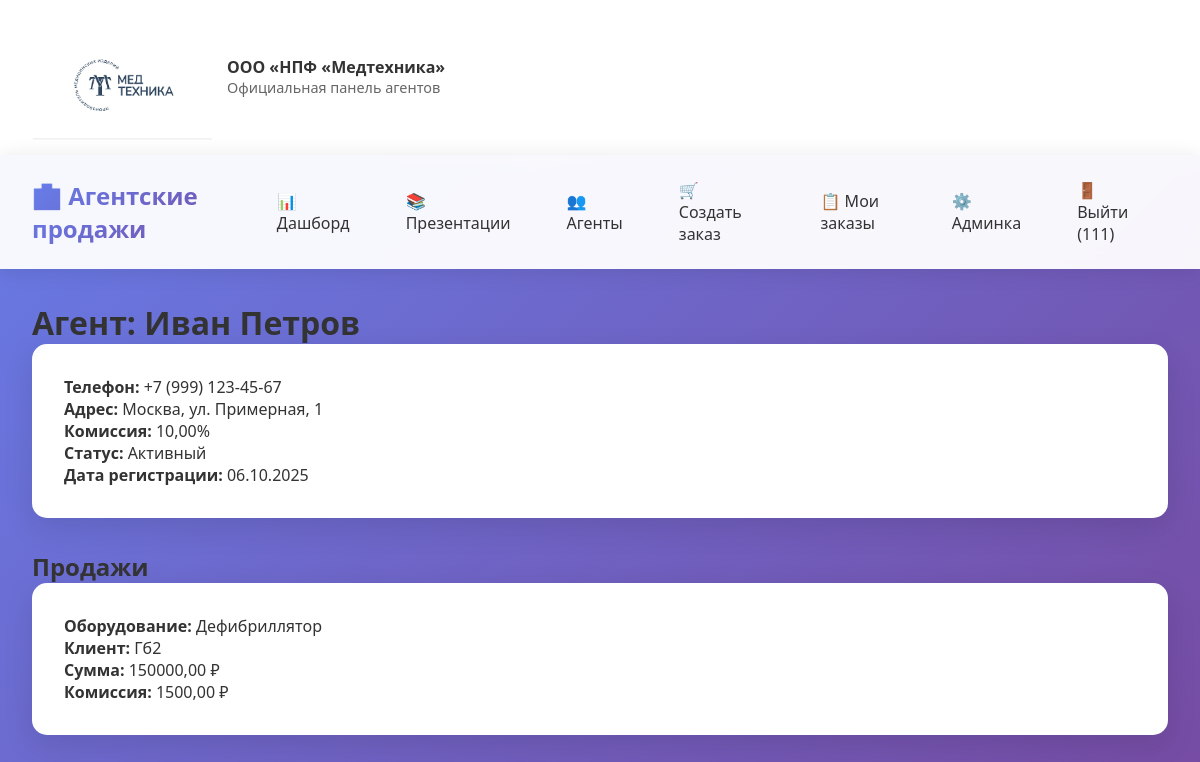
Page /agents/1/ (signed in) on the committed database.
### agents/models.py (models this page shows, shortened)
class Agent(models.Model):
    AGENT_STATUS = [
        ('active', 'Активный'),
        ('inactive', 'Неактивный'),
        ('suspended', 'Приостановлен'),
    ]
    user = models.OneToOneField(User, on_delete=models.CASCADE)
    phone = models.CharField(max_length=20, verbose_name='Телефон')
    address = models.TextField(verbose_name='Адрес')
    commission_rate = models.DecimalField(
        max_digits=5,
        decimal_places=2,
        default=10.00,
        verbose_name='Процент комиссии'
    )
    status = models.CharField(
        max_length=10,
        choices=AGENT_STATUS,
        default='active',
        verbose_name='Статус'
    )
    registration_date = models.DateTimeField(default=timezone.now)
    notes = models.TextField(blank=True, verbose_name='Заметки')
    class Meta:
        verbose_name = 'Агент'
        verbose_name_plural = 'Агенты'

class Sale(models.Model):
    agent = models.ForeignKey(Agent, on_delete=models.CASCADE, verbose_name='Агент')
    product = models.ForeignKey(Product, on_delete=models.CASCADE, verbose_name='Оборудование')
    sale_date = models.DateTimeField(default=timezone.now, verbose_name='Дата продажи')
    quantity = models.IntegerField(default=1, verbose_name='Количество')
    total_amount = models.DecimalField(max_digits=10, decimal_places=2, verbose_name='Общая сумма')
    commission = models.DecimalField(max_digits=10, decimal_places=2, verbose_name='Комиссия')
    client_name = models.CharField(max_length=200, verbose_name='Клиент')
    client_contact = models.CharField(max_length=200, verbose_name='Контакты клиента')
    class Meta:
        verbose_name = 'Продажа'
        verbose_name_plural = 'Продажи'

class Product(models.Model):
    name = models.CharField(max_length=200, verbose_name='Название оборудования')
    category = models.CharField(max_length=100, verbose_name='Категория')
    price = models.DecimalField(max_digits=10, decimal_places=2, verbose_name='Цена')
    description = models.TextField(verbose_name='Описание')
    is_active = models.BooleanField(default=True, verbose_name='Активно')
    class Meta:
        verbose_name = 'Оборудование'
        verbose_name_plural = 'Оборудование'

### agents/views.py (the view)
# urls.py: path('<int:agent_id>/', views.agent_detail, name='agent_detail'),
@login_required
def agent_detail(request, agent_id):
    if not request.user.is_staff:
        return redirect('dashboard')
    agent = get_object_or_404(Agent, id=agent_id)
    sales = Sale.objects.filter(agent=agent)
    context = {
        'agent': agent,
        'sales': sales,
        'total_sales': sales.aggregate(Sum('total_amount'))['total_amount__sum'] or 0,
        'total_commission': sales.aggregate(Sum('commission'))['commission__sum'] or 0,
    }
    return render(request, 'agents/agent_detail.html', context)

### agents/templates/agents/agent_detail.html (shortened to what this page needs)
{% extends 'agents/base.html' %}
{% block content %}
<h1>Агент: {{ agent.user.get_full_name }}</h1>
<div class="card">
    <p><strong>Телефон:</strong> {{ agent.phone }}</p>
    <p><strong>Адрес:</strong> {{ agent.address }}</p>
    <p><strong>Комиссия:</strong> {{ agent.commission_rate }}%</p>
    <p><strong>Статус:</strong> {{ agent.get_status_display }}</p>
    <p><strong>Дата регистрации:</strong> {{ agent.registration_date|date:"d.m.Y" }}</p>
</div>
<h2>Продажи</h2>
{% for sale in sales %}
<div class="card">
    <p><strong>Оборудование:</strong> {{ sale.product.name }}</p>
    <p><strong>Клиент:</strong> {{ sale.client_name }}</p>
    <p><strong>Сумма:</strong> {{ sale.total_amount }} ₽</p>
    <p><strong>Комиссия:</strong> {{ sale.commission }} ₽</p>
</div>
{% empty %}
<p>Пока нет продаж</p>
{% endfor %}
{% endblock %}

### agents/templates/agents/base.html (shortened to what this page needs)
<!DOCTYPE html>
<html lang="ru">
<head>
</head>
<body>
    {% if not hide_header %}
    <header class="agent-header">
        <div class="header-container">
            <div class="logo-section">
                <img src="/static/images/medt.png" alt="ООО НПФ Медтехника" class="company-logo">
                <div class="company-info">
                    <strong>ООО «НПФ «Медтехника»</strong>
                    <div style="font-size: 0.9em; color: #666;">Официальная панель агентов</div>
                </div>
            </div>
        </div>
    </header>
    <nav class="navbar">
        <div class="navbar-content">
            <div class="navbar-brand">
                🏥 Агентские продажи
            </div>
            <div class="navbar-nav">
                <a href="{% url 'home' %}">📊 Дашборд</a>
                <a href="{% url 'presentation_list' %}">📚 Презентации</a>
                {% if user.is_staff %}
                <a href="{% url 'agent_list' %}">👥 Агенты</a>
                <a href="{% url 'create_order' %}">🛒 Создать заказ</a>
                <a href="{% url 'order_list' %}">📋 Мои заказы</a>
                <a href="/admin/">⚙️ Админка</a>
                {% endif %}
                {% if user.is_authenticated %}
                <a href="{% url 'logout' %}">🚪 Выйти ({{ user.username }})</a>
                {% else %}
                <a href="{% url 'login' %}">🔑 Войти</a>
                {% endif %}
            </div>
        </div>
    </nav>
    {% endif %}
    <div class="container">
        {% block content %}
        {% endblock %}
    </div>
</body>
</html>

### agents/templates/agents/base.html (style rules this page uses)
* { margin: 0; padding: 0; box-sizing: border-box; }
body { font-family: 'Segoe UI', Tahoma, Geneva, Verdana, sans-serif; background: linear-gradient(135deg, #667eea 0%, #764ba2 100%); min-height: 100vh; color: #333; }
.agent-header { background: white; box-shadow: 0 2px 10px rgba(0,0,0,0.1); padding: 15px 0; }
.header-container { max-width: 1200px; margin: 0 auto; display: flex; justify-content: space-between; align-items: center; padding: 0 2rem; }
.logo-section { display: flex; align-items: center; gap: 15px; }
.company-logo { max-width: 180px; height: auto; }
.company-info { line-height: 1.4; }
.navbar { background: rgba(255, 255, 255, 0.95); backdrop-filter: blur(10px); padding: 1rem 0; box-shadow: 0 2px 20px rgba(0,0,0,0.1); }
.navbar-content { max-width: 1200px; margin: 0 auto; padding: 0 2rem; display: flex; justify-content: space-between; align-items: center; }
.navbar-brand { font-size: 1.5rem; font-weight: bold; background: linear-gradient(135deg, #667eea 0%, #764ba2 100%); -webkit-background-clip: text; -webkit-text-fill-color: transparent; }
.navbar-nav { display: flex; gap: 1.5rem; align-items: center; }
.navbar-nav a { color: #333; text-decoration: none; padding: 0.5rem 1rem; border-radius: 8px; transition: all 0.3s ease; font-weight: 500; }
.container { max-width: 1200px; margin: 2rem auto; padding: 0 2rem; }
.card { background: white; border-radius: 15px; padding: 2rem; margin-bottom: 2rem; box-shadow: 0 10px 30px rgba(0,0,0,0.1); }

### rows in the picture
Agent: user.get_full_name "Иван Петров", phone "+7 (999) 123-45-67", address "Москва, ул. Примерная, 1", commission_rate "10,00", status "Активный", registration_date "06.10.2025"
Sale: product.name "Дефибриллятор", client_name "Гб2", total_amount "150000,00", commission "1500,00"

### other values in the picture
{{ user.username }} "111"
